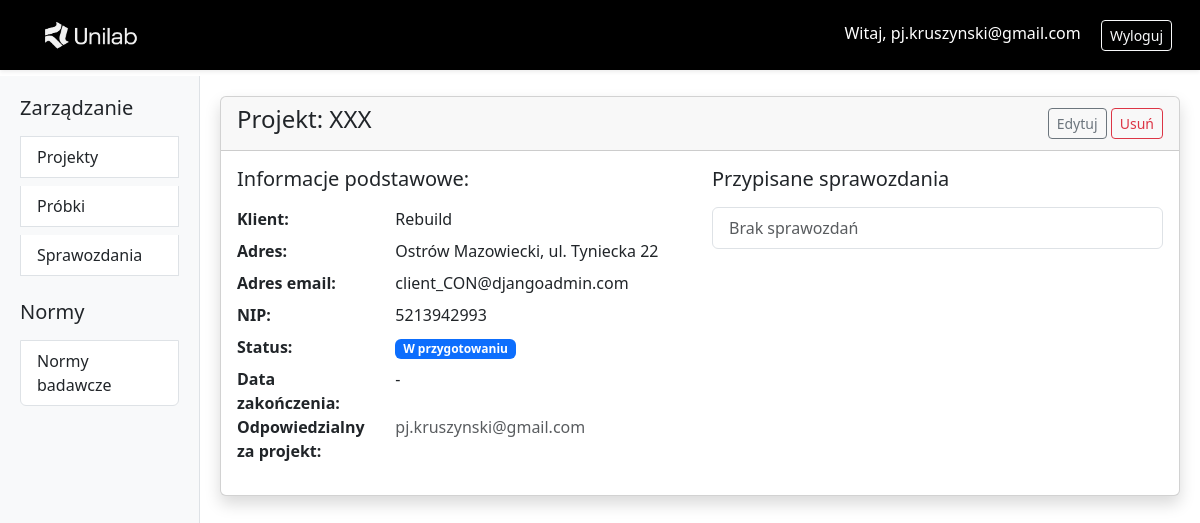
The app's page /projects/9/ (signed in), older data.
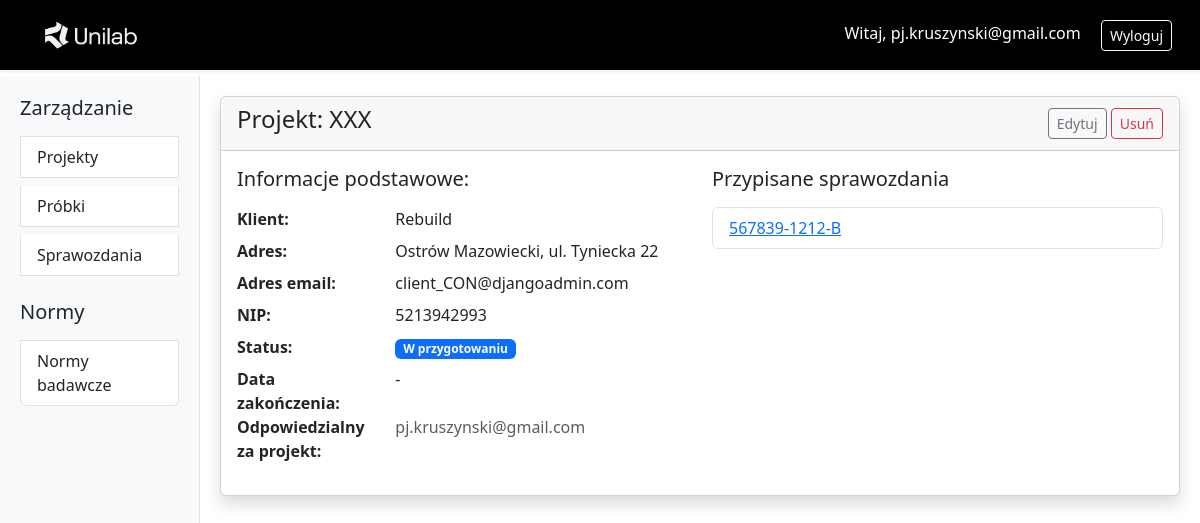
The same page, newer data.
### projects/models.py (models this page shows, shortened)
class Report(models.Model):
    code_name = models.CharField("Numer sprawozdania", max_length=16, unique=True, validators=[validate_code_name], help_text="Numer sprawozdania (litery/numery/-)")
    project = models.ForeignKey(Project, on_delete=models.CASCADE)
    sample = models.OneToOneField(Sample, on_delete=models.SET_NULL, null=True, blank=True, related_name='report') # sample.report
    research_standards = models.ManyToManyField(ResearchStandard,through='ReportResearchStandard',related_name='reports') # a bez related_name byłoby report_set_all
    start_date = models.DateField(null=True, blank=True)
    end_date = models.DateField(null=True, blank=True)
    approved_by = models.ForeignKey(
        User,
        on_delete=models.SET_NULL,
        null=True,
        blank=True,
        limit_choices_to={'groups__name': "Lab_member"},
        verbose_name="Akceptacja wyników:"
    )
    class Meta:
        verbose_name = _("Sprawozdanie")
        verbose_name_plural = _("Sprawozdania")
        ordering = ['-start_date']

### projects/views.py (the view)
class ProjectDetailView(LoginRequiredMixin, DetailView):
    model = Project
    template_name = 'project_detail.html'
    def get_context_data(self, **kwargs):
        context = super().get_context_data(**kwargs)
        context['can_edit'] = self.request.user == self.object.client or self.request.user == self.object.assign_to
        return context

### users/models.py (called while the page is built)
    def __str__(self):
        return self.email

### projects/templates/project_detail.html
{% extends "base.html" %}
{% load static %}
{% block content %}
<div class="card shadow">
  <div class="card-header d-flex justify-content-between align-items-center">
    <h4>Projekt: {{ project.name }}</h4>
    {% if request.user.groups.all.0.name == 'Lab_member' or request.user.is_superuser %}
      <div>
        <a href="{% url 'project_update' project.pk %}" class="btn btn-sm btn-outline-secondary">Edytuj</a>
        <a href="{% url 'project_delete' project.pk %}" class="btn btn-sm btn-outline-danger">Usuń</a>
      </div>
    {% endif %}
  </div>
  <div class="card-body">
    <div class="row">
      <div class="col-md-6">
        <h5 class="mb-3">Informacje podstawowe: </h5>
        <dl class="row">
          <dt class="col-sm-4">Klient:</dt>
          <dd class="col-sm-8">{{ project.client.company_name }}</dd>
          <dt class="col-sm-4">Adres:</dt>
          <dd class="col-sm-8">{{ project.client.company_address }}</dd>
          <dt class="col-sm-4">Adres email:</dt>
          <dd class="col-sm-8">{{ project.client.email }}</dd>
          <dt class="col-sm-4">NIP:</dt>
          <dd class="col-sm-8">{{ project.client.tax_id }}</dd>
          <dt class="col-sm-4">Status:</dt>
          <dd class="col-sm-8">
            <span class="badge bg-{% if project.status == 'closed' %}success{% else %}primary{% endif %}">
              {{ project.get_status_display }}
            </span>
          </dd>
          <dt class="col-sm-4">Data zakończenia:</dt>
          <dd class="col-sm-8">{{ project.end_date|default:"-" }}</dd>
          <dt class="col-sm-4">Odpowiedzialny za projekt:</dt>
          <dd class="col-sm-8">
              <a href="mailto:{{ project.assign_to }}" class="text-muted text-decoration-none">{{ project.assign_to }}</a>
          </dd>
        </dl>
      </div>
      <div class="col-md-6">
        <h5 class="mb-3">Przypisane sprawozdania</h5>
        <ul class="list-group">
          {% for report in project.report_set.all %}
            <li class="list-group-item">
              <a href="{% url 'report_detail' report.code_name %}">{{ report.code_name }}</a>
            </li>
          {% empty %}
            <li class="list-group-item text-muted">Brak sprawozdań</li>
          {% endfor %}
        </ul>
      </div>
    </div>
  </div>
</div>
{% endblock %}

Row changes from the older to the newer data that the page shows:
added Report: code_name "567839-1212-B"
Text that changed along with them:
text no longer shown: "Brak sprawozdań"
